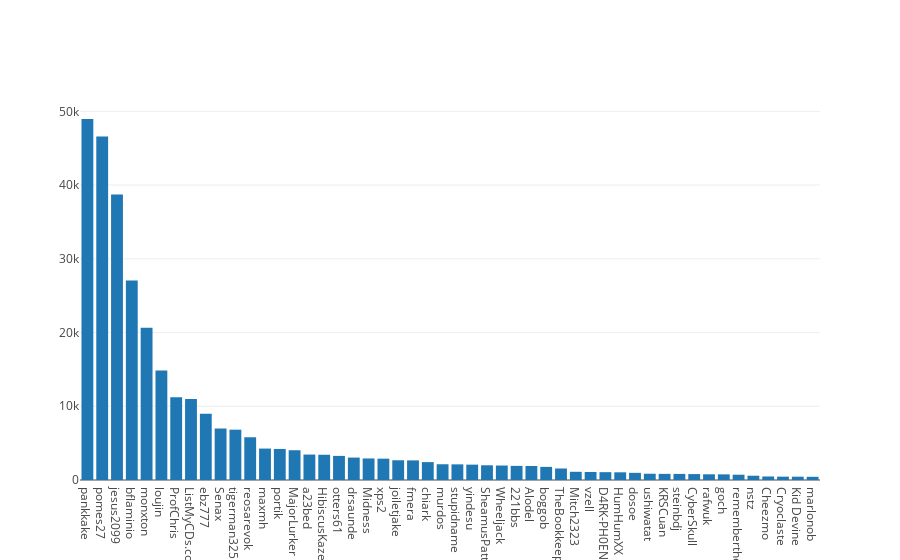

Write notebook code for a chart like this one.
### Code cell
iplot([go.Bar(x=editor_count.head(50).index, y=editor_count.head(50).cnt)])

### Figure 1 — Plotly figure (JSON) as saved in the notebook; plotly's stock layout.template omitted (floating-point values rounded to 4 significant figures)
{"data": [{"type": "bar", "x": ["pankkake", "pomes27", "jesus2099", "bflaminio", "monxton", "loujin", "ProfChris", "ListMyCDs.com", "ebz777", "Senax", "tigerman325", "reosarevok", "maxmh", "portik", "MajorLurker", "a23bed", "HibiscusKazeneko", "otters61", "drsaunde", "Midness", "xps2", "joiletjake", "fmera", "chiark", "murdos", "stupidname", "yindesu", "SheamusPatt", "Wheeljack", "221bbs", "Alodel", "boggob", "TheBookkeeper", "Mitch2323", "vzell", "D4RK-PH0ENiX", "HumHumXX", "dosoe", "ushiwatat", "KRSCuan", "steinbdj", "CyberSkull", "rafwuk", "goch", "rememberthemer", "nstz", "Cheezmo", "Cryoclaste", "Kid Devine", "marlonob"], "y": [48962, 46598, 38721, 27053, 20633, 14857, 11233, 10985, 8992, 6983, 6826, 5795, 4262, 4210, 4037, 3450, 3425, 3268, 3040, 2921, 2892, 2676, 2660, 2427, 2136, 2121, 2082, 1997, 1962, 1915, 1899, 1778, 1561, 1113, 1090, 1062, 1043, 973, 851, 832, 826, 803, 773, 763, 717, 580, 477, 453, 447, 433]}], "layout": {}}
